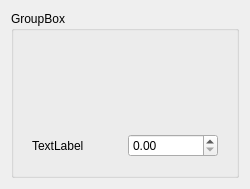
<?xml version="1.0" encoding="UTF-8"?>
<ui version="4.0">
 <class>ConfigurePose</class>
 <widget class="QWidget" name="ConfigurePose">
  <property name="geometry">
   <rect>
    <x>0</x>
    <y>0</y>
    <width>250</width>
    <height>189</height>
   </rect>
  </property>
  <property name="sizePolicy">
   <sizepolicy hsizetype="Expanding" vsizetype="Preferred">
    <horstretch>0</horstretch>
    <verstretch>0</verstretch>
   </sizepolicy>
  </property>
  <property name="minimumSize">
   <size>
    <width>250</width>
    <height>0</height>
   </size>
  </property>
  <property name="windowTitle">
   <string>Form</string>
  </property>
  <layout class="QVBoxLayout" name="verticalLayout">
   <item>
    <widget class="SideWidgetGroupBox" name="groupBox">
     <property name="title">
      <string>GroupBox</string>
     </property>
     <layout class="QVBoxLayout" name="verticalLayout_2">
      <item>
       <widget class="BaseEntityComboBox" name="joint_comboBox" native="true"/>
      </item>
      <item>
       <widget class="QWidget" name="position_vector_coordinates" native="true"/>
      </item>
      <item>
       <widget class="QWidget" name="widget_3" native="true">
        <layout class="QHBoxLayout" name="horizontalLayout">
         <item>
          <widget class="QLabel" name="label">
           <property name="text">
            <string>TextLabel</string>
           </property>
          </widget>
         </item>
         <item>
          <widget class="QDoubleSpinBox" name="doubleSpinBox"/>
         </item>
        </layout>
       </widget>
      </item>
     </layout>
    </widget>
   </item>
  </layout>
 </widget>
 <customwidgets>
  <customwidget>
   <class>SideWidgetGroupBox</class>
   <extends>QGroupBox</extends>
   <header location="global">GUI/SideWidgetComponents/SideWidgetGroupBox.h</header>
   <container>1</container>
  </customwidget>
  <customwidget>
   <class>BaseEntityComboBox</class>
   <extends>QWidget</extends>
   <header location="global">GUI/BasicWidgets/BaseEntityComboBox.h</header>
   <container>1</container>
  </customwidget>
 </customwidgets>
 <resources/>
 <connections/>
</ui>
